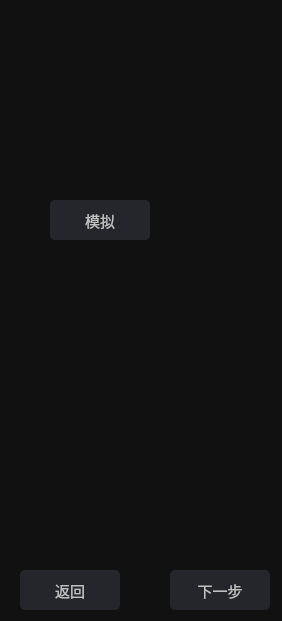
<?xml version="1.0" encoding="UTF-8"?>
<ui version="4.0">
 <class>ExecuteWidget</class>
 <widget class="QWidget" name="ExecuteWidget">
  <property name="geometry">
   <rect>
    <x>0</x>
    <y>0</y>
    <width>282</width>
    <height>621</height>
   </rect>
  </property>
  <property name="windowTitle">
   <string>Form</string>
  </property>
  <property name="styleSheet">
   <string notr="true">background-color: rgb(17, 17, 18);</string>
  </property>
  <widget class="QPushButton" name="backButton">
   <property name="geometry">
    <rect>
     <x>20</x>
     <y>570</y>
     <width>100</width>
     <height>40</height>
    </rect>
   </property>
   <property name="styleSheet">
    <string notr="true">QPushButton {
background-color: rgb(37, 38, 43);
color: rgb(192, 192, 192);
font-size:15px;
border-radius: 5px;
min-width: 100px;
min-height: 40px;
}
QPushButton:hover{
background-color: rgb(70, 72, 81);
}
QPushButton:pressed {
background-color: rgb(245, 245, 245);
}</string>
   </property>
   <property name="text">
    <string>返回</string>
   </property>
  </widget>
  <widget class="QPushButton" name="simulationButton">
   <property name="geometry">
    <rect>
     <x>50</x>
     <y>200</y>
     <width>100</width>
     <height>40</height>
    </rect>
   </property>
   <property name="styleSheet">
    <string notr="true">QPushButton {
background-color: rgb(37, 38, 43);
color: rgb(192, 192, 192);
font-size:15px;
border-radius: 5px;
min-width: 100px;
min-height: 40px;
}
QPushButton:hover{
background-color: rgb(70, 72, 81);
}
QPushButton:pressed {
background-color: rgb(245, 245, 245);
}</string>
   </property>
   <property name="text">
    <string>模拟</string>
   </property>
  </widget>
  <widget class="QPushButton" name="nextButton">
   <property name="geometry">
    <rect>
     <x>170</x>
     <y>570</y>
     <width>100</width>
     <height>40</height>
    </rect>
   </property>
   <property name="styleSheet">
    <string notr="true">QPushButton {
background-color: rgb(37, 38, 43);
color: rgb(192, 192, 192);
font-size:15px;
border-radius: 5px;
min-width: 100px;
min-height: 40px;
}
QPushButton:hover{
background-color: rgb(70, 72, 81);
}
QPushButton:pressed {
background-color: rgb(245, 245, 245);
}</string>
   </property>
   <property name="text">
    <string>下一步</string>
   </property>
  </widget>
 </widget>
 <resources/>
 <connections/>
</ui>
